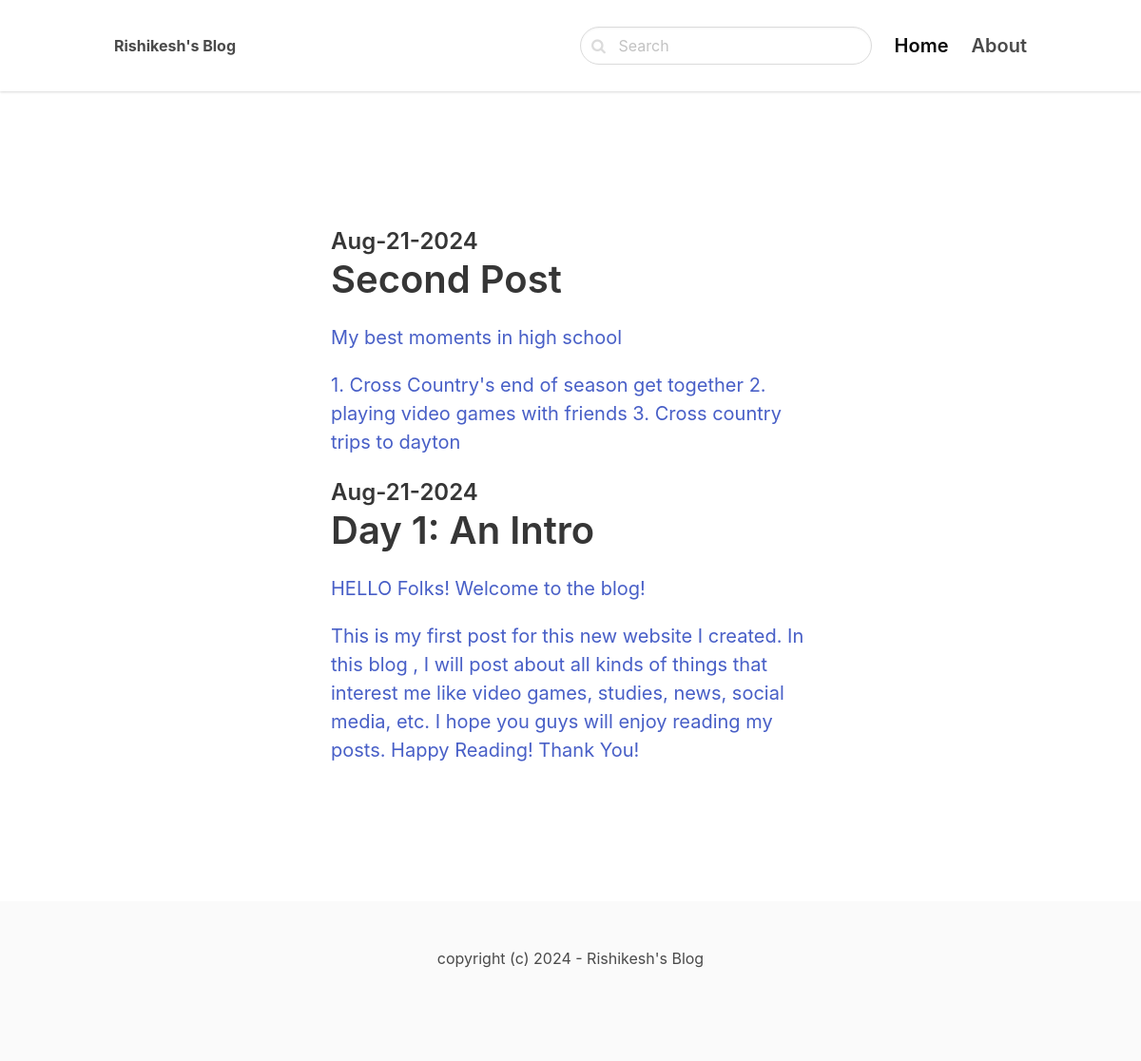
Page /Pedha/ on the committed database.
### journal/models.py (models this page shows, shortened)
class Post(models.Model):
    ACTIVE = 'active'
    DRAFT  = 'draft'
    CHOICES_STATUS=(
        (ACTIVE,'Active'),
        (DRAFT,'Draft')
    )
    category=models.ForeignKey(Category, related_name='posts',on_delete=models.CASCADE)
    title = models.CharField(max_length=255)
    slug = models.SlugField()
    intro = models.TextField()
    body = models.TextField()
    created_at = models.DateTimeField(auto_now_add=True)
    status = models.CharField(max_length=10, choices=CHOICES_STATUS,default=ACTIVE)
    image = models.ImageField(upload_to='uploads/',blank=True,null=True)
    class Meta:
        ordering=('-created_at',)

### journal/views.py (the view)
# urls.py: path('<slug:slug>/',views.category,name='category_detail')
def category(request,slug):
    category = get_object_or_404(Category,slug=slug)
    posts= category.posts.filter(status=Post.ACTIVE)
    return render(request,'bog/category.html',{'category': category,'posts':posts})

### journal/templates/bog/category.html (shortened to what this page needs)
{% extends 'core/index.html' %}
{% block content%}
<section class="hero ">
    <div class="hero-body">
      <div class="container">
        <section class="section">
          <div class="columns">
            <div class="column is-8 is-offset-2">
              {%for post in posts %}
                  <div class="content is-medium">
                  <a href="{% url 'post_detail' post.category.slug post.slug %}">
                    <h2 class="subtitle is-4">{{post.created_at|date:'M-d-Y'}} </h2>
                    <h1 class="title">{{post.title}}</h1>
                    <p>{{post.intro}}</p>
                    <p>{{post.body}}</p>
                  </a>
                  </div>
               {% empty %}
                  <div class="content">
                    <p>No Posts in this category!</p>
                  </div>
              {% endfor %}
            </div>
          </div>
        </section>
      </div>
    </div>
</section>
{% endblock%}

### rows in the picture
Post: created_at "Aug-21-2024", title "Second Post", intro "My best moments in high school", body "1. Cross Country's end of season get together 2. playing video games with friends 3. Cross country trips to dayton"
Post: created_at "Aug-21-2024", title "Day 1: An Intro", intro "HELLO Folks! Welcome to the blog!", body "This is my first post for this new website I created. In this blog , I will post about all kinds of things that interest me like video games, studies, news, social media, etc. I hope you guys will enjoy reading my posts. Happy Reading! Thank You!"
